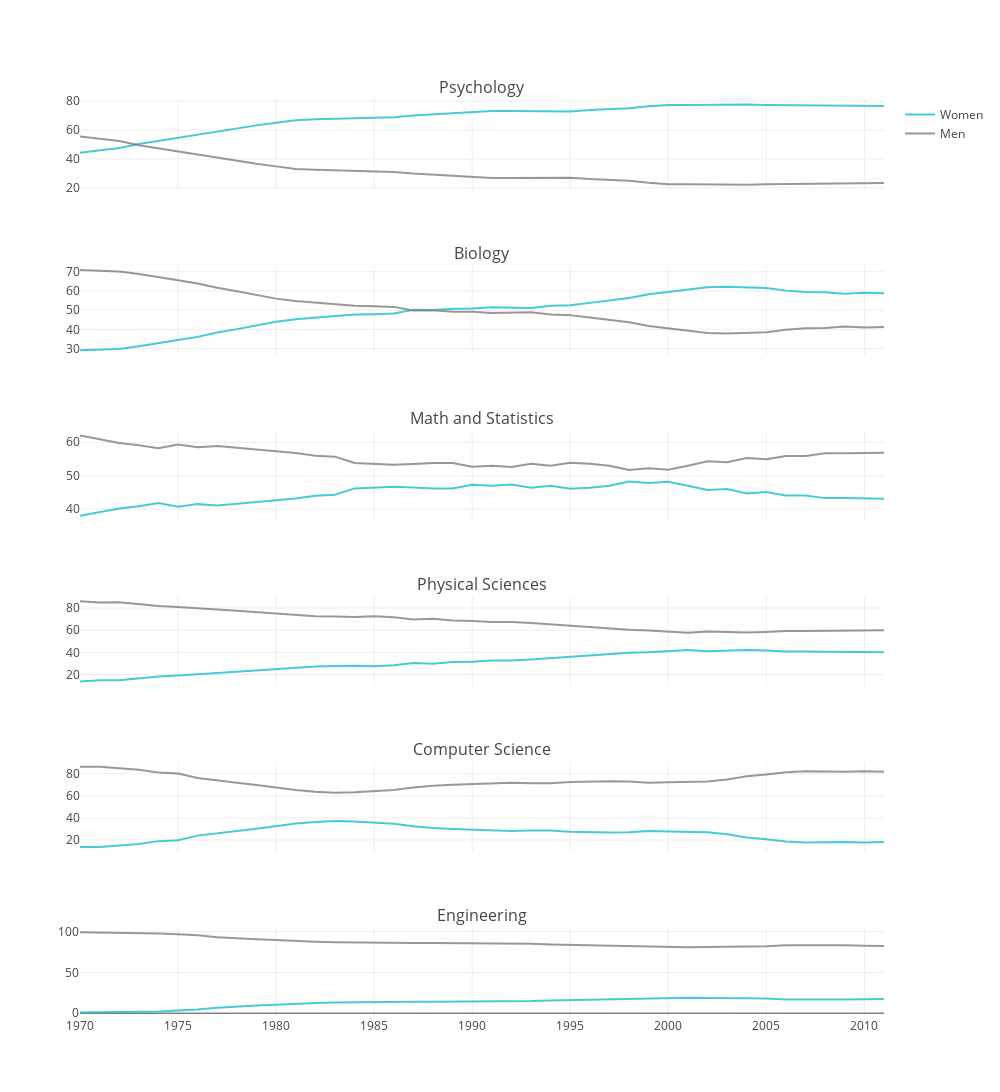

Write notebook code for a chart like this one.
### Code cell
# define bachelor categories

stem_cats = ['Psychology', 'Biology', 'Math and Statistics', 'Physical Sciences', 'Computer Science', 'Engineering']
lib_arts_cats = ['Foreign Languages', 'English', 'Communications and Journalism', 'Art and Performance', 'Social Sciences and History']
other_cats = ['Health Professions', 'Public Administration', 'Education', 'Agriculture','Business', 'Architecture']

bachelor_categories=stem_cats
totalPlots=range(6)
plt_col_nr=6

#plot gender evolution in stem
fig=time_analysis_plot(bachelor_categories,totalPlots,plt_col_nr)
fig['layout'].update(height=1450,width=1000,autosize=True,margin=go.Margin(b=75))
iplot(fig,config=config)
